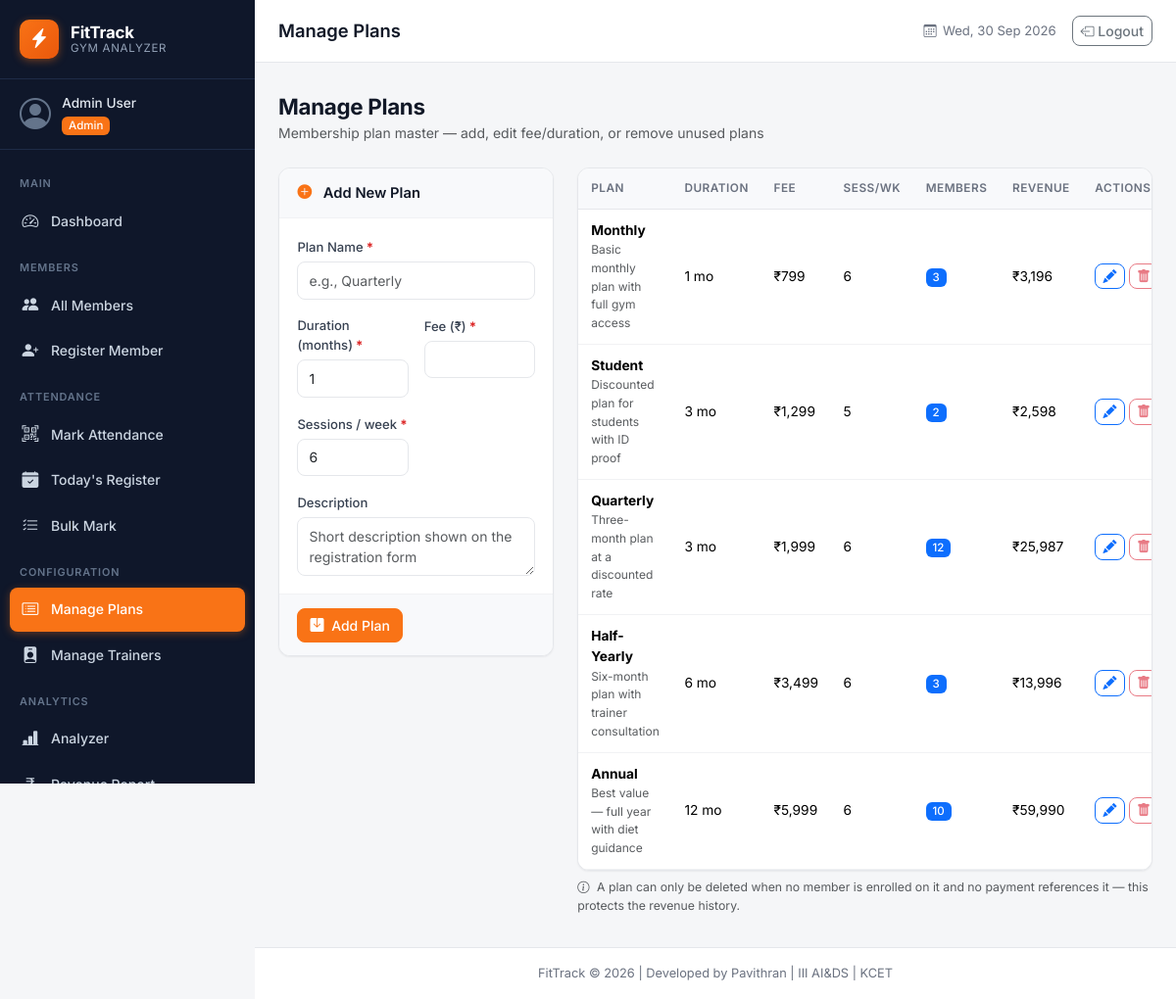
/plans/manage.php (signed in), run on the app's committed database.
### tables this page shows
CREATE TABLE IF NOT EXISTS plan (
    plan_id          INT            AUTO_INCREMENT PRIMARY KEY,
    plan_name        VARCHAR(30)    NOT NULL UNIQUE,
    duration_months  INT            NOT NULL,
    fee              DECIMAL(10,2)  NOT NULL,
    sessions_per_week INT           DEFAULT 6,
    description      VARCHAR(100)
);

### includes/functions.php (called while the page is built, shortened)
<?php
function h(mixed $val): string {
    return htmlspecialchars((string)($val ?? ''), ENT_QUOTES, 'UTF-8');
}

### plans/manage.php (the view, shortened to what this page needs)
<?php
require_once __DIR__ . '/../includes/functions.php';
$pdo        = get_db();
$plans = $pdo->query(
    "SELECT p.*,
            (SELECT COUNT(*) FROM member  m WHERE m.plan_id  = p.plan_id) AS member_count,
            (SELECT COUNT(*) FROM payment y WHERE y.plan_id  = p.plan_id) AS payment_count,
            (SELECT COALESCE(SUM(y.amount),0) FROM payment y WHERE y.plan_id = p.plan_id) AS revenue
     FROM plan p
     ORDER BY p.duration_months, p.fee"
)->fetchAll();
$edit_plan = null;
include __DIR__ . '/../includes/header.php';
?>
<div class="container-fluid px-4 py-3">
    <div class="mb-4">
        <h2 class="section-heading">Manage Plans</h2>
        <p class="text-muted">Membership plan master — add, edit fee/duration, or remove unused plans</p>
    </div>
    <div class="row g-4">
        <div class="col-12 col-lg-4">
            <form method="POST" action="manage.php" class="form-card">
                <div class="form-card-header">
                    <i class="bi bi-<?= $edit_plan ? 'pencil-fill' : 'plus-circle-fill' ?> me-2 text-accent"></i>
                    <?= $edit_plan ? 'Edit Plan' : 'Add New Plan' ?>
                </div>
                <div class="form-card-body">
                    <div class="mb-3">
                        <label class="form-label required-field">Plan Name</label>
                        <input type="text" class="form-control" name="plan_name" maxlength="30" required
                               value="<?= h($edit_plan['plan_name'] ?? '') ?>" placeholder="e.g., Quarterly">
                    </div>
                    <div class="row g-3">
                        <div class="col-6">
                            <label class="form-label required-field">Duration (months)</label>
                            <input type="number" class="form-control" name="duration_months" min="1" max="60" required
                                   value="<?= h($edit_plan['duration_months'] ?? 1) ?>">
                        </div>
                        <div class="col-6">
                            <label class="form-label required-field">Fee (₹)</label>
                            <input type="number" step="0.01" min="0.01" class="form-control" name="fee" required
                                   value="<?= h($edit_plan['fee'] ?? '') ?>">
                        </div>
                        <div class="col-6">
                            <label class="form-label required-field">Sessions / week</label>
                            <input type="number" class="form-control" name="sessions_per_week" min="1" max="7" required
                                   value="<?= h($edit_plan['sessions_per_week'] ?? 6) ?>">
                        </div>
                    </div>
                    <div class="mt-3">
                        <label class="form-label">Description</label>
                        <textarea class="form-control" name="description" rows="2" maxlength="100"
                                  placeholder="Short description shown on the registration form"><?= h($edit_plan['description'] ?? '') ?></textarea>
                    </div>
                </div>
                <div class="form-card-footer d-flex gap-2">
                    <button type="submit" class="btn btn-accent">
                        <i class="bi bi-save-fill me-1"></i> <?= $edit_plan ? 'Update Plan' : 'Add Plan' ?>
                    </button>
                </div>
            </form>
        </div>
        <div class="col-12 col-lg-8">
            <div class="table-card">
                <div class="table-responsive">
                    <table class="table table-hover align-middle mb-0">
                        <thead class="table-head">
                            <tr>
                                <th>Plan</th><th>Duration</th><th>Fee</th><th>Sess/wk</th>
                                <th>Members</th><th>Revenue</th><th>Actions</th>
                            </tr>
                        </thead>
                        <tbody>
                        <?php foreach ($plans as $p): ?>
                            <tr>
                                <td>
                                    <strong><?= h($p['plan_name']) ?></strong>
                                    <?php if ($p['description']): ?>
                                        <div class="small text-muted"><?= h($p['description']) ?></div>
                                    <?php endif; ?>
                                </td>
                                <td><?= (int)$p['duration_months'] ?> mo</td>
                                <td>₹<?= number_format($p['fee'], 0) ?></td>
                                <td><?= (int)$p['sessions_per_week'] ?></td>
                                <td>
                                    <span class="badge bg-<?= $p['member_count'] > 0 ? 'primary' : 'secondary' ?>">
                                        <?= (int)$p['member_count'] ?>
                                    </span>
                                </td>
                                <td>₹<?= number_format($p['revenue'], 0) ?></td>
                                <td>
                                    <div class="action-btns">
                                        <a href="manage.php?edit=<?= (int)$p['plan_id'] ?>"
                                           class="btn btn-xs btn-outline-primary" title="Edit">
                                            <i class="bi bi-pencil-fill"></i>
                                        </a>
                                        <?php $deletable = $p['member_count'] == 0 && $p['payment_count'] == 0; ?>
                                        <form method="POST" action="manage.php" class="d-inline m-0"
                                              onsubmit="return confirm('Delete the plan &quot;<?= h($p['plan_name']) ?>&quot;?');">
                                            <button type="submit" class="btn btn-xs btn-outline-danger"
                                                    <?= $deletable ? '' : 'disabled' ?>
                                                    title="<?= $deletable ? 'Delete plan' : 'In use — cannot delete' ?>">
                                                <i class="bi bi-trash-fill"></i>
                                            </button>
                                        </form>
                                    </div>
                                </td>
                            </tr>
                        <?php endforeach; ?>
                        </tbody>
                    </table>
                </div>
            </div>
            <p class="text-muted small mt-2">
                <i class="bi bi-info-circle me-1"></i>
                A plan can only be deleted when no member is enrolled on it and no payment
                references it — this protects the revenue history.
            </p>
        </div>
    </div>
</div>
<?php include __DIR__ . '/../includes/footer.php'; ?>

### assets/css/style.css (style rules this page uses)
:root { --navy-900: #0f172a; --navy-800: #16213c; --navy-700: #1e2b47; --navy-600: #2a3a5c; --accent: #f97316; --accent-dark: #ea580c; --accent-light: #fff1e6; --bg-body: #f5f6f8; --bg-surface: #ffffff; --bg-muted: #f8f9fb; --text-strong: #111827; --text-body: #374151; --text-muted: #6b7280; --border: #e5e7eb; --border-light: #f1f2f4; --green: #16a34a; --amber: #d97706; --red: #dc2626; --blue: #2563eb; --purple: #7c3aed; --grey: #6b7280; --radius-sm: 8px; --radius: 12px; --radius-lg: 16px; --shadow-sm: 0 1px 2px rgba(15, 23, 42, .06); --shadow: 0 2px 8px rgba(15, 23, 42, .07); --shadow-md: 0 4px 16px rgba(15, 23, 42, .09); --sidebar-w: 260px; --topbar-h: 64px; }
* { box-sizing: border-box; }
body { margin: 0; font-family: 'Inter', -apple-system, BlinkMacSystemFont, 'Segoe UI', Roboto, sans-serif; font-size: 14px; line-height: 1.55; color: var(--text-body); background: var(--bg-body); -webkit-font-smoothing: antialiased; }
h1, h2, h3, h4, h5, h6 { color: var(--text-strong); font-weight: 600; }
a { color: var(--blue); }
.section-heading { font-size: 1.4rem; font-weight: 700; letter-spacing: -.015em; margin: 0 0 .15rem; }
.form-card { background: var(--bg-surface); border: 1px solid var(--border); border-radius: var(--radius); box-shadow: var(--shadow-sm); overflow: hidden; }
.form-card-header { padding: .85rem 1.15rem; border-bottom: 1px solid var(--border-light); font-weight: 600; font-size: .92rem; color: var(--text-strong); background: var(--bg-muted); }
.form-card-body { padding: 1.15rem; }
.form-card-footer { padding: .85rem 1.15rem; border-top: 1px solid var(--border-light); background: var(--bg-muted); }
.form-label { font-size: .82rem; font-weight: 500; color: var(--text-body); margin-bottom: .3rem; }
.required-field::after { content: ' *'; color: var(--red); font-weight: 700; }
.form-control, .form-select { border-color: var(--border); border-radius: var(--radius-sm); font-size: .875rem; padding: .48rem .7rem; }
.table-card { background: var(--bg-surface); border: 1px solid var(--border); border-radius: var(--radius); box-shadow: var(--shadow-sm); overflow: hidden; }
.table { margin-bottom: 0; color: var(--text-body); }
.table-head th, .table thead th { background: var(--bg-muted); color: var(--text-muted); font-size: .74rem; font-weight: 600; text-transform: uppercase; letter-spacing: .04em; border-bottom: 1px solid var(--border); padding: .7rem .8rem; white-space: nowrap; }
.table tbody td { padding: .7rem .8rem; border-bottom: 1px solid var(--border-light); font-size: .86rem; vertical-align: middle; }
.action-btns { display: flex; gap: .25rem; align-items: center; }
.btn-xs { padding: .2rem .45rem; font-size: .75rem; line-height: 1.3; border-radius: 6px; }
.btn { border-radius: var(--radius-sm); font-weight: 500; font-size: .875rem; }
.btn-accent { background: var(--accent); border-color: var(--accent); color: #fff; }
.text-accent { color: var(--accent) !important; }
.badge { font-weight: 500; font-size: .72rem; padding: .32em .6em; border-radius: 6px; }

### data on the page
plan: plan_name "Monthly", description "Basic monthly plan with full gym access", duration_months "1", fee "799", sessions_per_week "6", member_count "3", revenue "3,196"
plan: plan_name "Student", description "Discounted plan for students with ID proof", duration_months "3", fee "1,299", sessions_per_week "5", member_count "2", revenue "2,598"
plan: plan_name "Quarterly", description "Three-month plan at a discounted rate", duration_months "3", fee "1,999", sessions_per_week "6", member_count "12", revenue "25,987"
plan: plan_name "Half-Yearly", description "Six-month plan with trainer consultation", duration_months "6", fee "3,499", sessions_per_week "6", member_count "3", revenue "13,996"
plan: plan_name "Annual", description "Best value — full year with diet guidance", duration_months "12", fee "5,999", sessions_per_week "6", member_count "10", revenue "59,990"

### other printed values
$_SESSION['full_name'] "Admin User"
$_SESSION['role'] "Admin"
$page_title "Manage Plans"
